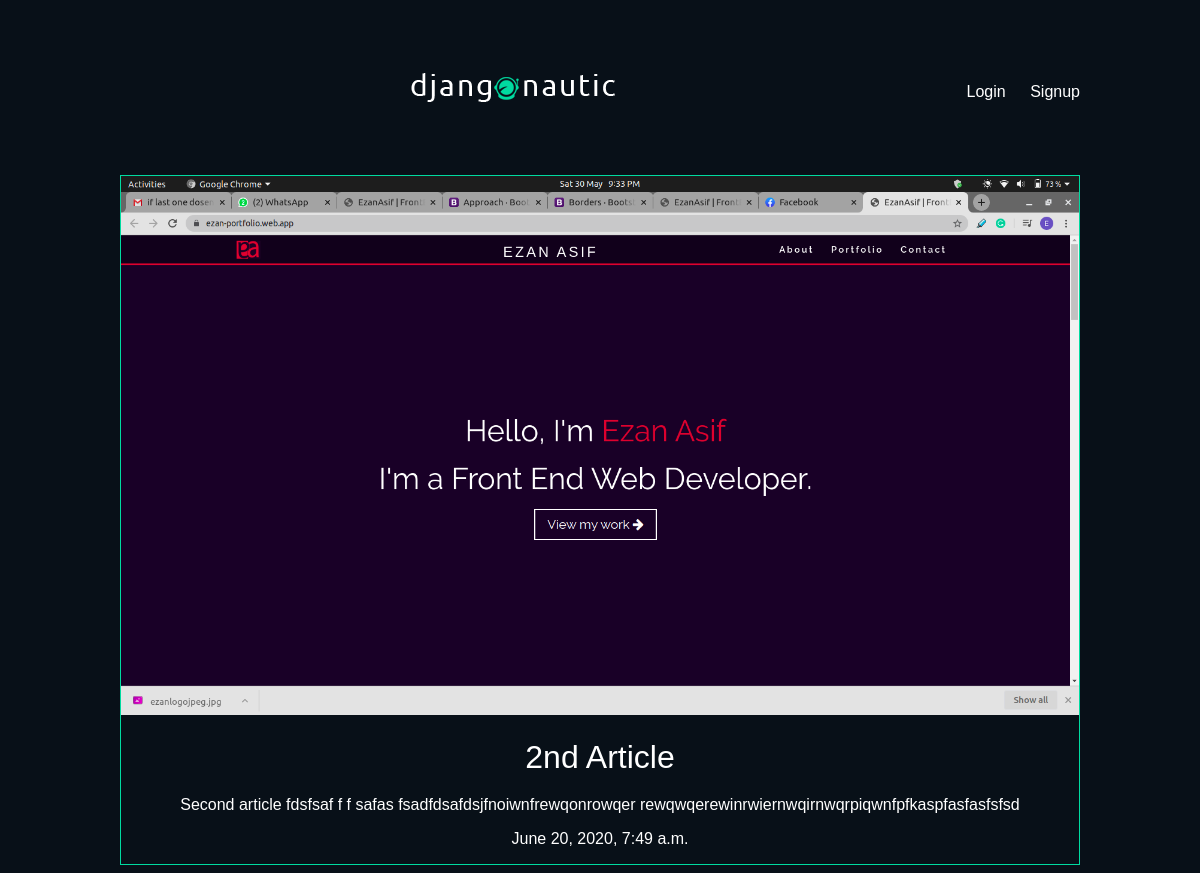
Screenshot of /articles/2nd-article/ with the database file from the repository.
### articles/models.py (models this page shows, shortened)
class Article ( models.Model) :
    title = models.CharField(max_length=100)
    slug = models.SlugField()
    body = models.TextField()
    date = models.DateTimeField(auto_now_add=True)
    thumb = models.ImageField(default='default.png', blank=True)
    author =  models.ForeignKey(User,on_delete=models.CASCADE,default=None)

### articles/views.py (the view)
# urls.py: re_path(r'^(?P<slug>[\w-]+)/$', views.article_detail, name="detail"),
def article_detail(request, slug):
    article = Article.objects.get(slug=slug)
    return render(request, 'articles/article_detail.html', {'article':article})

### articles/templates/articles/article_detail.html
{% extends 'base_layout.html' %}
{% block content%}
    <div class="article-detail">
        <div class="article">
            <img src="{{ article.thumb.url }}" alt="">
            <h2>{{ article.title }}</h2>
            <p> {{ article.body }} </p>
            <p> {{ article.date }}</p>
        </div>
    </div>
{% endblock %}

### assets/styles.css (style rules this page uses)
body { background: #081018; color: white; font-family: sans-serif; font-size: 1em; }
h1, h2, h3, h4, h5 { font-weight:normal; margin:0; }
.article { padding:10px; border:1px solid #00dba0; position:relative; padding-bottom:40px; }
.article h2 { font-size:1.2em !important; }
.article-detail .article { padding:0; }
.article-detail .article img { max-width:100%; }
.article-detail .article h2 { text-align:center; margin:20px auto; font-size:2em !important; }
.article-detail .article p { text-align:center; }

### rows the page displays
Article: thumb (placeholder picture), title "2nd Article", body "Second article fdsfsaf f f safas fsadfdsafdsjfnoiwnfrewqonrowqer rewqwqerewinrwiernwqirnwqrpiqwnfpfkaspfasfasfsfsd", date "June 20, 2020, 7:49 a.m."
